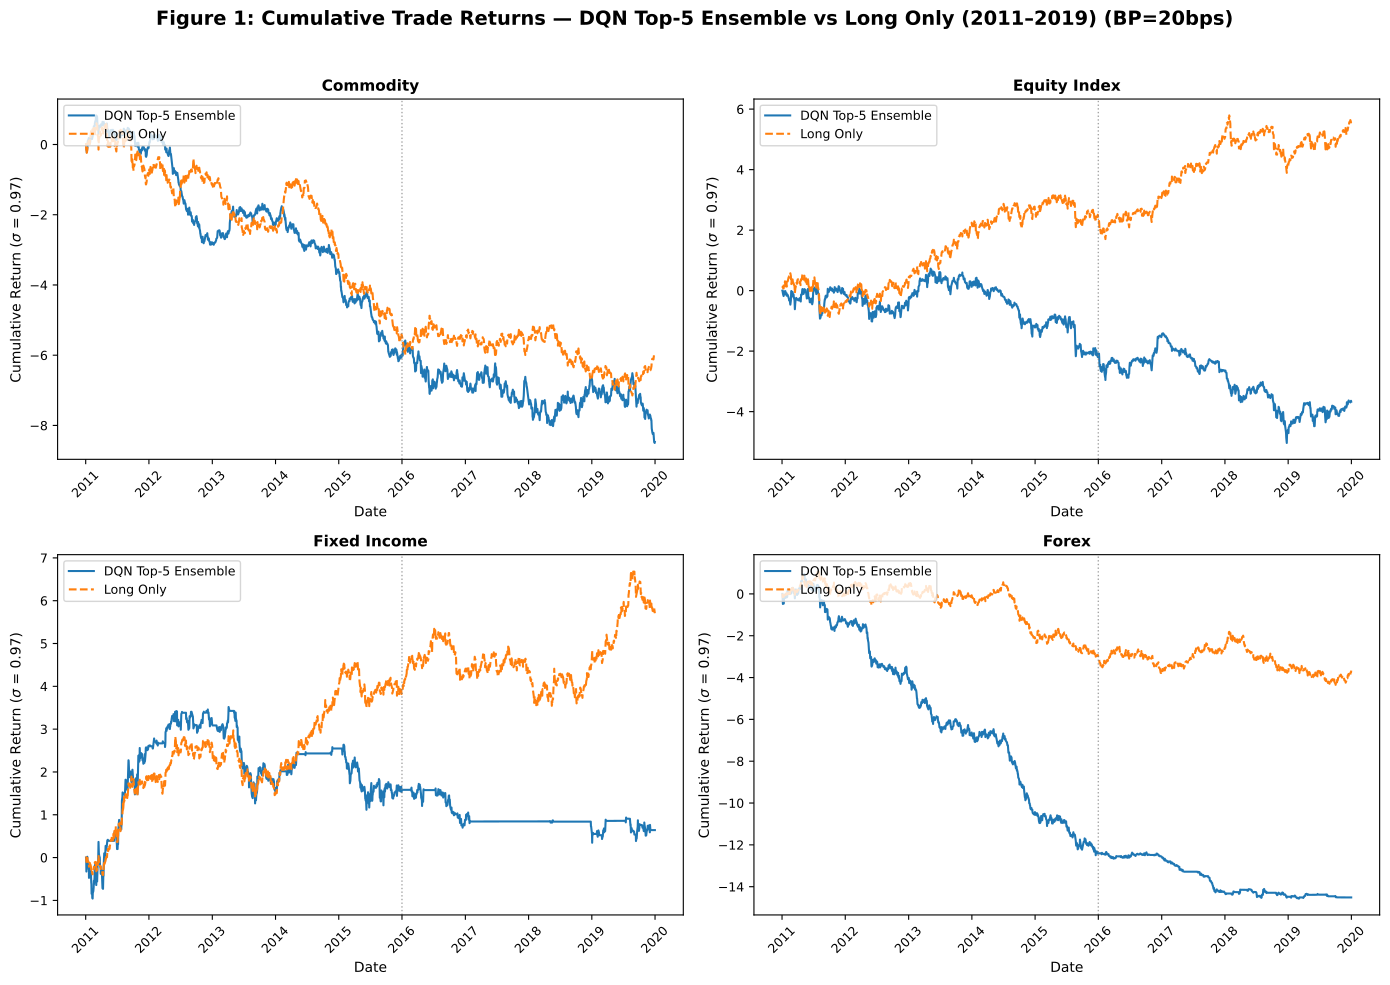

Python code for this plot:
#!/usr/bin/env python3
"""
Generate Paper Figure 1 — Cumulative Trade Returns (5 panels)
DQN Top-5 Q-ensemble vs Long Only (2011-2019)

Usage:
    python3 drl/dqn/figures/paper_figure1_cumulative_returns.py --tc-bp 0.0020

Output:
    drl/dqn/figures/paper_figure1_cumulative_returns.png
    drl/dqn/figures/paper_figure1_cumulative_returns.pdf
"""
import sys
sys.path.insert(0, '.')

import numpy as np
import pandas as pd
import matplotlib.pyplot as plt
from pathlib import Path

from baseline_run import load_contracts, compute_portfolio_return_series
from drl.dqn.figures.figure_data import load_scaled_ensemble_series, scale_return_series, get_ensemble_npz_path
from drl_shared.spec import current_source_policy

ASSETS = ['Commodity', 'Equity Index', 'Fixed Income', 'Forex']
SIGMA_TGT = 0.058
PORT_VOL_TARGET = 0.97
TEST_START = '2011-01-01'
TEST_END = '2019-12-31'
R1_R2_BOUNDARY = '2016-01-01'

DQN_COLOR = '#1f77b4'
LONG_COLOR = '#ff7f0e'
DPI = 300
FIGSIZE = (16, 10)
SOURCE_POLICY = current_source_policy()

BP_LEVEL = None  # set by --tc-bp


def load_dqn_ensemble_returns(asset_name):
    npz_path = get_ensemble_npz_path(asset_name, bp=BP_LEVEL)
    series = load_scaled_ensemble_series(npz_path, PORT_VOL_TARGET)
    return series.index, series.values


def compute_long_only_returns(asset_name):
    raw_data = load_contracts(
        asset_name,
        test_start=TEST_START,
        test_end=TEST_END,
        excluded_contracts=SOURCE_POLICY['excluded_contracts'],
        source_overrides=SOURCE_POLICY['source_overrides'],
    )
    
    series = compute_portfolio_return_series(raw_data, 'Long', SIGMA_TGT)
    series = scale_return_series(series, PORT_VOL_TARGET)
    return series.index, series.values


def compute_cumulative_returns(returns):
    return np.cumsum(returns)


def create_figure():
    bp_str = f" (BP={int(BP_LEVEL*10000)}bps)" if BP_LEVEL else ""
    fig, axes = plt.subplots(2, 2, figsize=(14, 10), dpi=DPI)
    fig.suptitle(
        f'Figure 1: Cumulative Trade Returns — DQN Top-5 Ensemble vs Long Only (2011–2019){bp_str}',
        fontsize=14,
        fontweight='bold',
        y=0.98
    )
    
    for idx, asset in enumerate(ASSETS):
        row = idx // 2
        col = idx % 2
        ax = axes[row, col]
        
        print(f"Processing {asset}...")
        
        dqn_dates, dqn_returns = load_dqn_ensemble_returns(asset)
        dqn_dt = pd.to_datetime(dqn_dates)
        dqn_cum = compute_cumulative_returns(dqn_returns)
        
        long_dates, long_returns = compute_long_only_returns(asset)
        long_dt = pd.to_datetime(long_dates)
        long_cum = compute_cumulative_returns(long_returns)
        
        ax.plot(dqn_dt, dqn_cum, color=DQN_COLOR, linewidth=1.5, label='DQN Top-5 Ensemble')
        ax.plot(long_dt, long_cum, color=LONG_COLOR, linewidth=1.5, linestyle='--', label='Long Only')
        
        boundary_date = pd.Timestamp(R1_R2_BOUNDARY)
        ax.axvline(x=boundary_date, color='gray', linestyle=':', linewidth=1, alpha=0.7)
        
        ax.set_title(asset, fontsize=11, fontweight='bold')
        ax.set_xlabel('Date', fontsize=10)
        ax.set_ylabel('Cumulative Return ($\\sigma$ = 0.97)', fontsize=10)
        ax.legend(loc='upper left', fontsize=9)
        ax.tick_params(axis='both', labelsize=9)
        ax.tick_params(axis='x', rotation=45)
    
    plt.tight_layout(rect=[0, 0, 1, 0.96])
    
    return fig


def main():
    import argparse
    global BP_LEVEL
    parser = argparse.ArgumentParser()
    parser.add_argument("--tc-bp", type=float, default=None)
    args = parser.parse_args()
    BP_LEVEL = args.tc_bp
    
    output_path = Path('drl/dqn/figures/paper_figure1_cumulative_returns.png')
    output_path.parent.mkdir(parents=True, exist_ok=True)
    
    print("Generating Figure 1: Cumulative Trade Returns")
    print("=" * 50)
    print(f"Using port_vol_target = {PORT_VOL_TARGET}")
    if BP_LEVEL:
        print(f"BP Level: bp{int(BP_LEVEL * 10000)}")
    else:
        print("Loading from: drl/dqn/reports/ensemble_table2/ (default)")
    
    fig = create_figure()
    
    fig.savefig(output_path, dpi=DPI, bbox_inches='tight', facecolor='white')
    print(f"\nFigure saved to: {output_path}")
    
    pdf_path = output_path.with_suffix('.pdf')
    fig.savefig(pdf_path, bbox_inches='tight', facecolor='white')
    print(f"PDF saved to: {pdf_path}")
    
    plt.close(fig)
    print("\nDone!")


if __name__ == '__main__':
    main()
